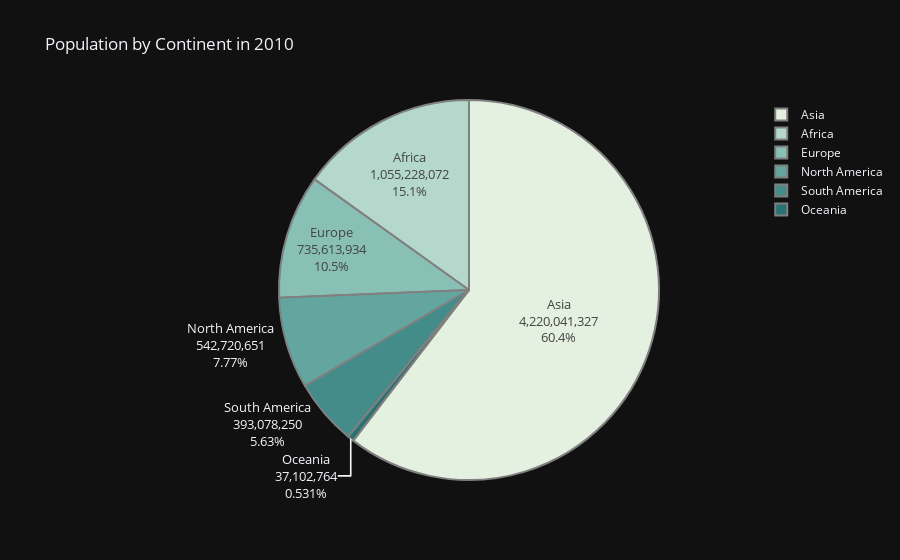

Notebook code for this chart:
### Code cell
population2010=df.groupby(by='Continent')['2010 Population'].sum()
fig=px.pie(values=population2010.values,
          names=population2010.index,
          color_discrete_sequence=px.colors.sequential.Mint,
          title= 'Population by Continent in 2010',template='plotly_dark'
          )
fig.update_traces(textinfo='label+percent+value', textfont_size=13,
                  marker=dict(line=dict(color='#100000', width=0.2)))

fig.data[0].marker.line.width = 2
fig.data[0].marker.line.color='gray'
fig.show()

### Figure 1 — Plotly figure (JSON) as saved in the notebook; plotly's stock layout.template omitted (floating-point values rounded to 4 significant figures)
{"data": [{"domain": {"x": [0, 1], "y": [0, 1]}, "hovertemplate": "label=%{label}<br>value=%{value}<extra></extra>", "labels": ["Africa", "Asia", "Europe", "North America", "Oceania", "South America"], "legendgroup": "", "marker": {"line": {"color": "gray", "width": 2}}, "name": "", "showlegend": true, "textfont": {"size": 13}, "textinfo": "label+percent+value", "type": "pie", "values": [1055228072, 4220041327, 735613934, 542720651, 37102764, 393078250]}], "layout": {"autosize": true, "legend": {"tracegroupgap": 0}, "piecolorway": ["rgb(228, 241, 225)", "rgb(180, 217, 204)", "rgb(137, 192, 182)", "rgb(99, 166, 160)", "rgb(68, 140, 138)", "rgb(40, 114, 116)", "rgb(13, 88, 95)"], "title": {"text": "Population by Continent in 2010"}}}
